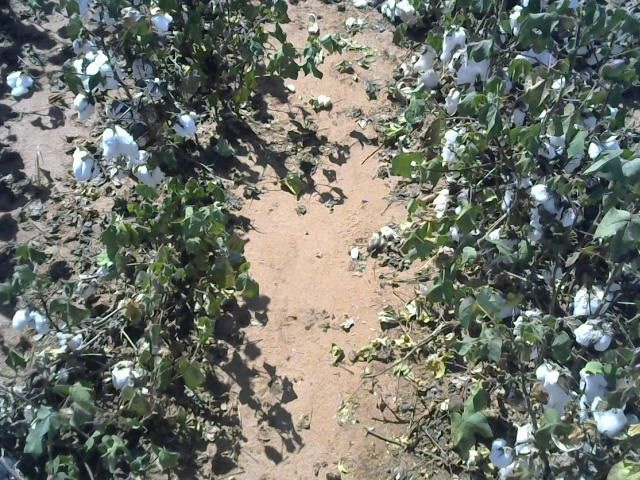
#> input picture cnn_line/src/segmentation/frame_10.jpg, 640 x 480 px
$ jupyter execute tests.ipynb   (older library calls are emulated)
#> lines starting #> are read from the running program, lines starting #| are printed output that depends on the picture; after the words box and inside, x2 and y2 are one past the last pixel; in counts of white or black regions, pixels touching at a corner belong together
#> further down, image is the input picture: shape (480, 640, 3); mean R, G, B 112.8, 116.2, 107.4
### cnn_line/src/segmentation/exg.py
import numpy as np

def exg(im_to_binarize):
    im_to_binarize = im_to_binarize.astype(np.float32)      #np.float deprecated -> np.float32 (mar/2023)
    R_ = im_to_binarize[:,:,2]/np.max(im_to_binarize[:,:,2])
    G_ = im_to_binarize[:,:,1]/np.max(im_to_binarize[:,:,1])
    B_ = im_to_binarize[:,:,0]/np.max(im_to_binarize[:,:,0])
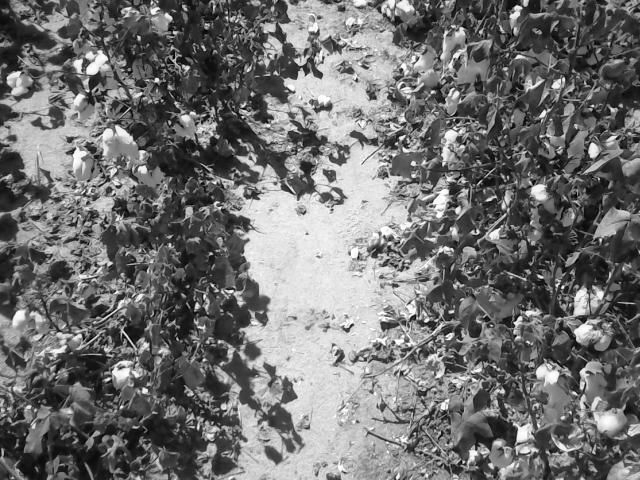
#> B_: shape (480, 640) float32; min 0, max 1, mean 0.442

    r = R_/(R_+G_+B_+0.00001)
    g = G_/(R_+G_+B_+0.00001)
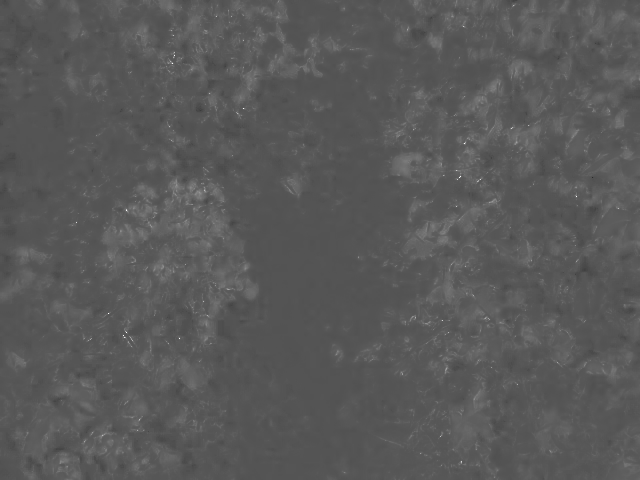
#> g: shape (480, 640) float32; min 0.167, max 1, mean 0.351
    b = B_/(R_+G_+B_+0.00001)

    excess_red = 1.4*r - g
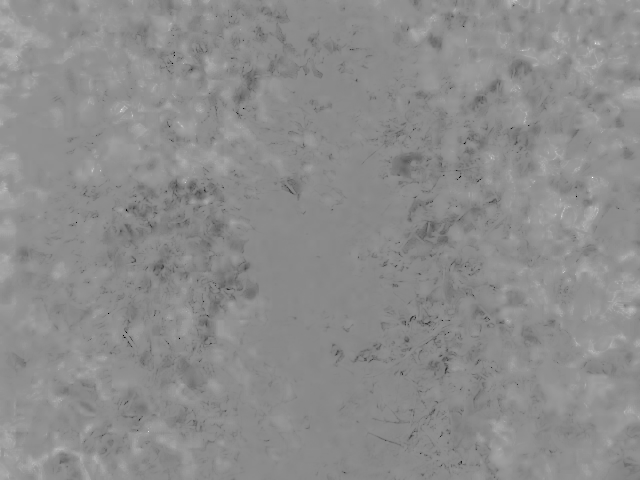
#> excess_red: shape (480, 640) float32; min -1, max 1, mean 0.103; drawn with min black and max white
    excess_green = 2*g - r - b
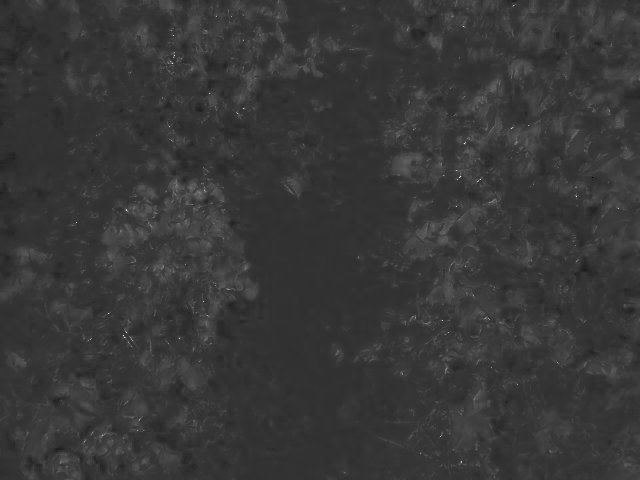
#> excess_green: shape (480, 640) float32; min -0.5, max 2, mean 0.0524; drawn with min black and max white
    return excess_green


def exg_th(img, th = [0.1, 0.3], *args):
    a = exg(img)
    b = np.zeros(shape = a.shape)
    b[a<th[0]] = 0
    b[(a>=th[0]) & (a < th[1])] = (a[(a>=th[0]) & (a < th[1])] - th[0])/(th[1] - th[0])
#> b: shape (480, 640) float64; every value is 0
    b[a >= th[1]] = 1
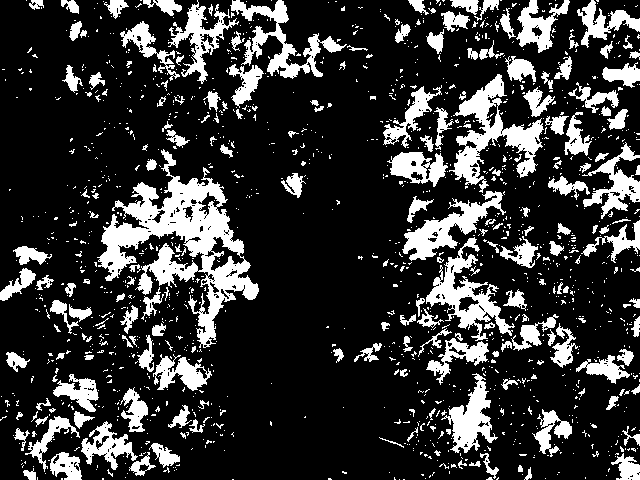
#> b: shape (480, 640) float64; values 0 (black) and 1 (white), 20.9% white; 1394 white regions (1195 under 20 px), largest, box (x1, y1, x2, y2) and area: (97, 149, 259, 348) 10104, (449, 74, 544, 193) 3644, (426, 237, 515, 341) 2683
    return b


def hard_exg_th(img, th = 0.1, *args):
    if(isinstance(th, list)):
        th = th[-1]
    return exg_th(img, th=[th,th])

### cnn_line/src/segmentation/ohta.py
import numpy as np
import cv2


def ohta_otsu(image, *args):
    R = image[:,:,2]
    G = image[:,:,1]
    I1_prime = R-G
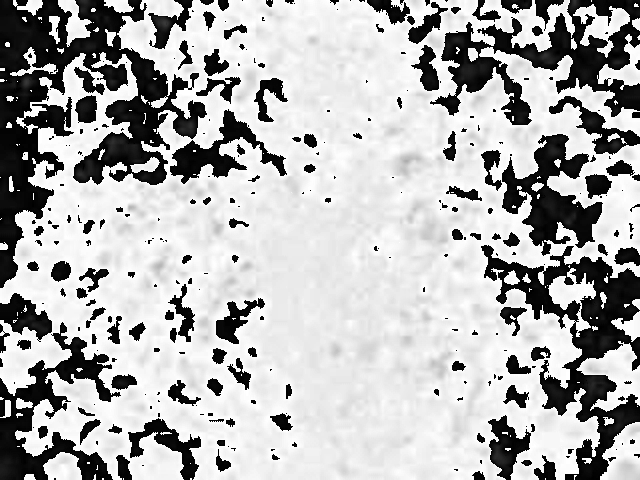
#> I1_prime: shape (480, 640); min 0, max 255, mean 178.3
    #I1_prime = imp.get_img(image)
    blur1 = cv2.GaussianBlur(I1_prime,(21,21),20)
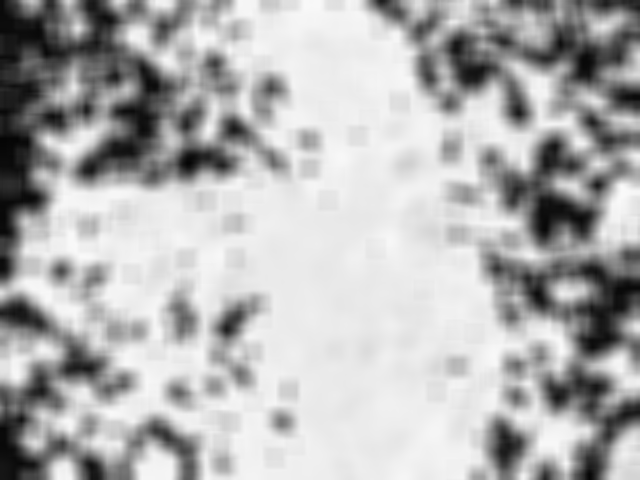
#> blur1: shape (480, 640); min 5, max 249, mean 178.3
    th,mask1 = cv2.threshold(blur1,
                            0,255,
                            cv2.THRESH_BINARY+cv2.THRESH_OTSU)
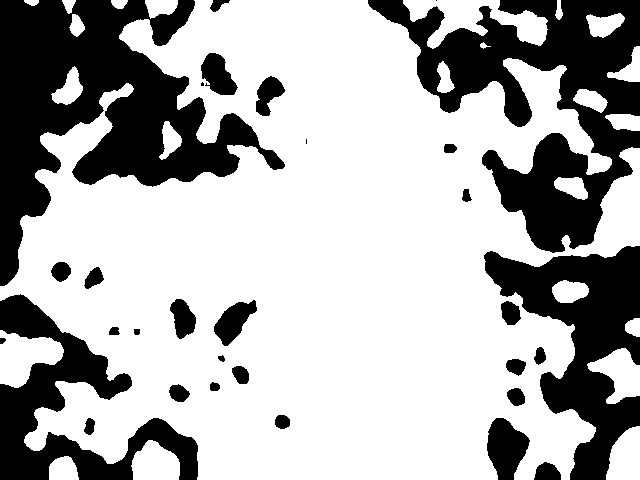
#> mask1: shape (480, 640); 68% white; 31 black regions (3 under 20 px), largest, box (x1, y1, x2, y2) and area: (0, 0, 285, 286) 33184, (368, 0, 640, 253) 27643, (484, 246, 640, 480) 15964
#> th = 155
    return ~mask1/255
#> in exg_th (call 2), `b[a >= th[1]] = 1`:
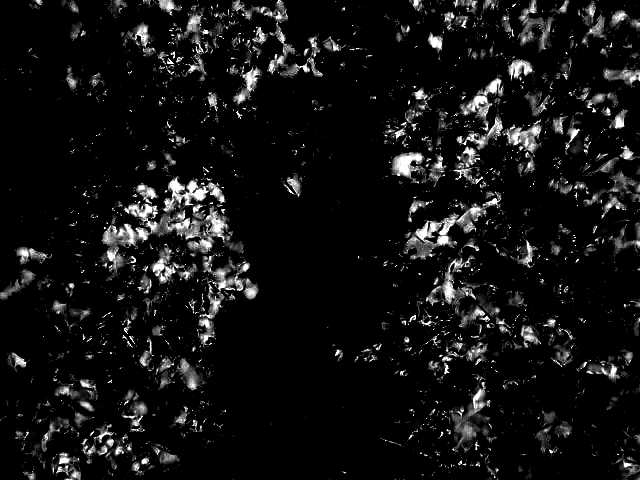
#> b: shape (480, 640) float64; min 0, max 1, mean 0.0733

### cnn_line/src/segmentation/exgexr.py


import numpy as np


def exgexr(image, th = 0.3, *args):
#> called with th = 0.3
    if(isinstance(th, list)):
        th = th[-1]
    im_to_binarize = image.astype('float')

    R_ = im_to_binarize[:,:,2]/np.max(im_to_binarize[:,:,2])
    G_ = im_to_binarize[:,:,1]/np.max(im_to_binarize[:,:,1])
    B_ = im_to_binarize[:,:,0]/np.max(im_to_binarize[:,:,0])

    r = R_/(R_+G_+B_+0.000001)
    g = G_/(R_+G_+B_+0.000001)
    b = B_/(R_+G_+B_+0.000001)

    excess_red = 1.4*r - g
    excess_green = 2*g - r - b

    #a = 2*im_to_binarize[:,:,1] - im_to_binarize[:,:,0] - im_to_binarize[:,:,2]
    #excess_red = 1.4*im_to_binarize[:,:,2] - im_to_binarize[:,:,1]
    eG_eR = excess_green - excess_red

    thresh2 = np.where(eG_eR > th, 1.0, 0.0)
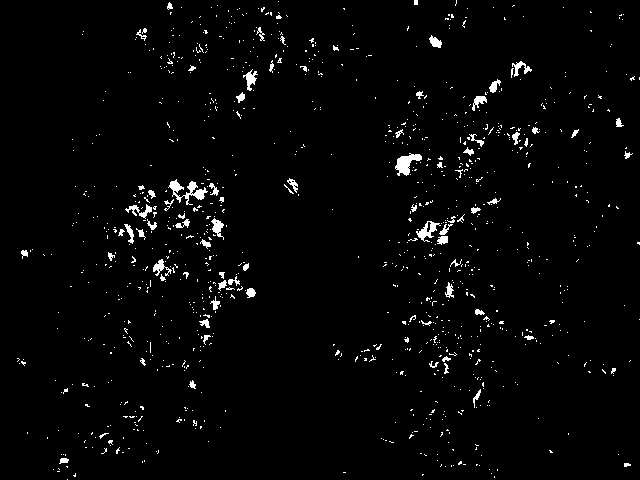
#> thresh2: shape (480, 640) float64; values 0 (black) and 1 (white), 2.3% white; 1045 white regions (964 under 20 px), largest, box (x1, y1, x2, y2) and area: (168, 179, 208, 205) 369, (395, 153, 422, 176) 309, (416, 221, 441, 242) 206

    return thresh2

### cnn_line/src/segmentation/tests.ipynb
[cell 1]
import exg
import ohta
import exgexr
from PIL import Image
import numpy as np
import matplotlib.pyplot as plt

import cv2

[cell 2]
image = np.array(Image.open('frame_10.jpg'))
#image = cv2.GaussianBlur(image,(21,21),20)

[cell 3]
plt.imshow(image)

[cell 4]
mask = exg.hard_exg_th(image)

[cell 5]
plt.imshow(mask)

[cell 6]
mask2 = ohta.ohta_otsu(image)

[cell 7]
plt.imshow(mask2)
